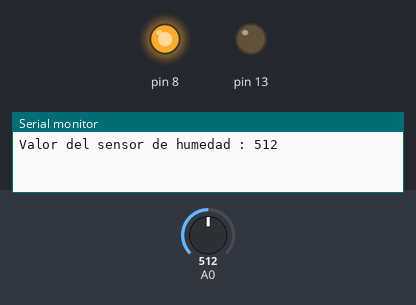
A sketch run on a simulated Arduino Uno, built with avr-gcc and run on an emulated ATmega328P. On the bench: output pins drawn as LEDs (lit = HIGH), the last lines printed to the serial monitor. The test bench sets the inputs (shaded band); at power-on: A0 = 512.

Above: at 11.8 s.
11.9 s: A0 set to 487
At 22.3 s:
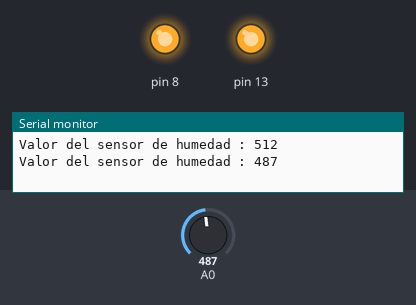
23.5 s: A0 set to 510
At 34.2 s:
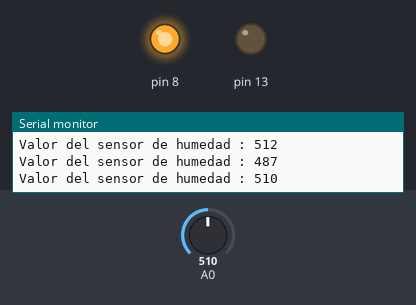
34.5 s: A0 set to 490
At 50.1 s:
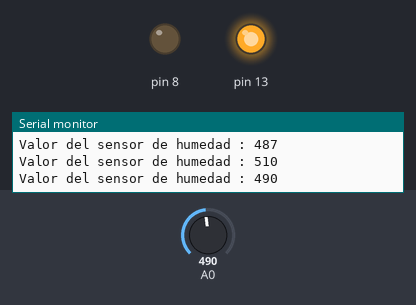
Timing chart, 0 to 51.5 s (numbered marks = the images above; inputs shaded):
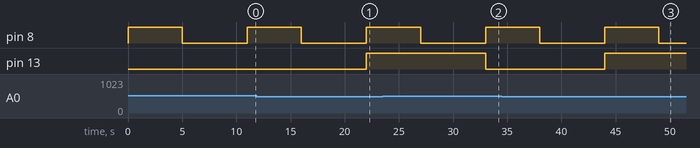

The sketch:

sensorhumedadfinal.ino
```cpp
void setup() {
 pinMode(13, OUTPUT);
 pinMode(8, OUTPUT);
 Serial.begin(9600);

}

void loop() {

  //Luz

  digitalWrite(8, HIGH);
  delay(5000);
  digitalWrite(8, LOW);
  delay(5000);


  //sensor humedad //

 Serial.print("Valor del sensor de humedad : ");
 Serial.println(analogRead(A0));
 delay(1000);
 if(analogRead(A0)<500){
  digitalWrite( 13 , HIGH);
 }
 if(analogRead(A0)>500){
  digitalWrite( 13 , LOW);    //codigo de riego

 }


}
```

Measured:
- the behaviour switches between 500 and 499 on A0 (found by bisection; images 0 and 1)
- after the input at 11.9 s, pin 13: LOW → HIGH after 10.1 s
- after the input at 23.5 s, pin 13: HIGH → LOW after 9.5 s
- after the input at 34.5 s, pin 13: LOW → HIGH after 9.5 s
